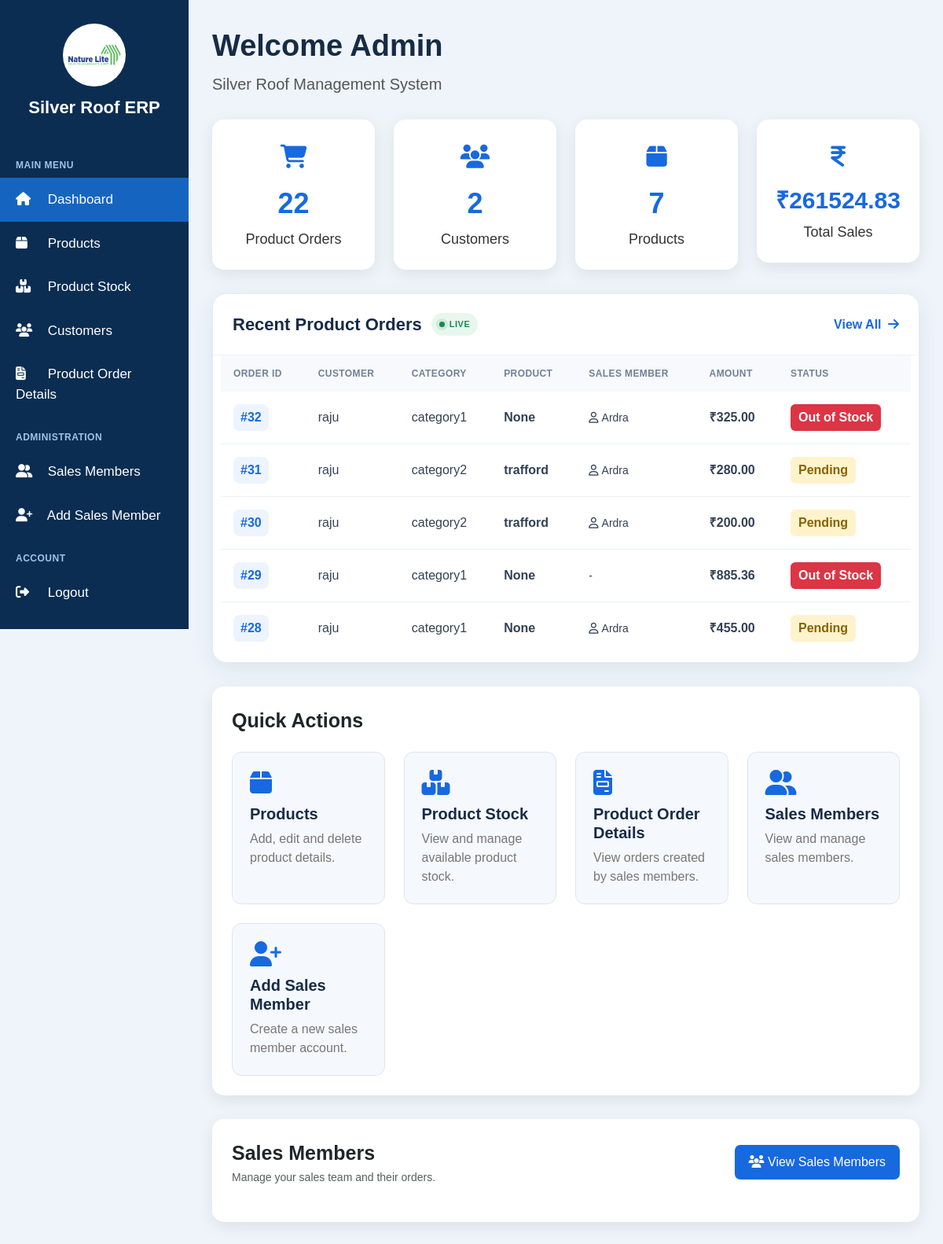
/dashboard/admin/ (signed in), run on an earlier commit of the app's database.
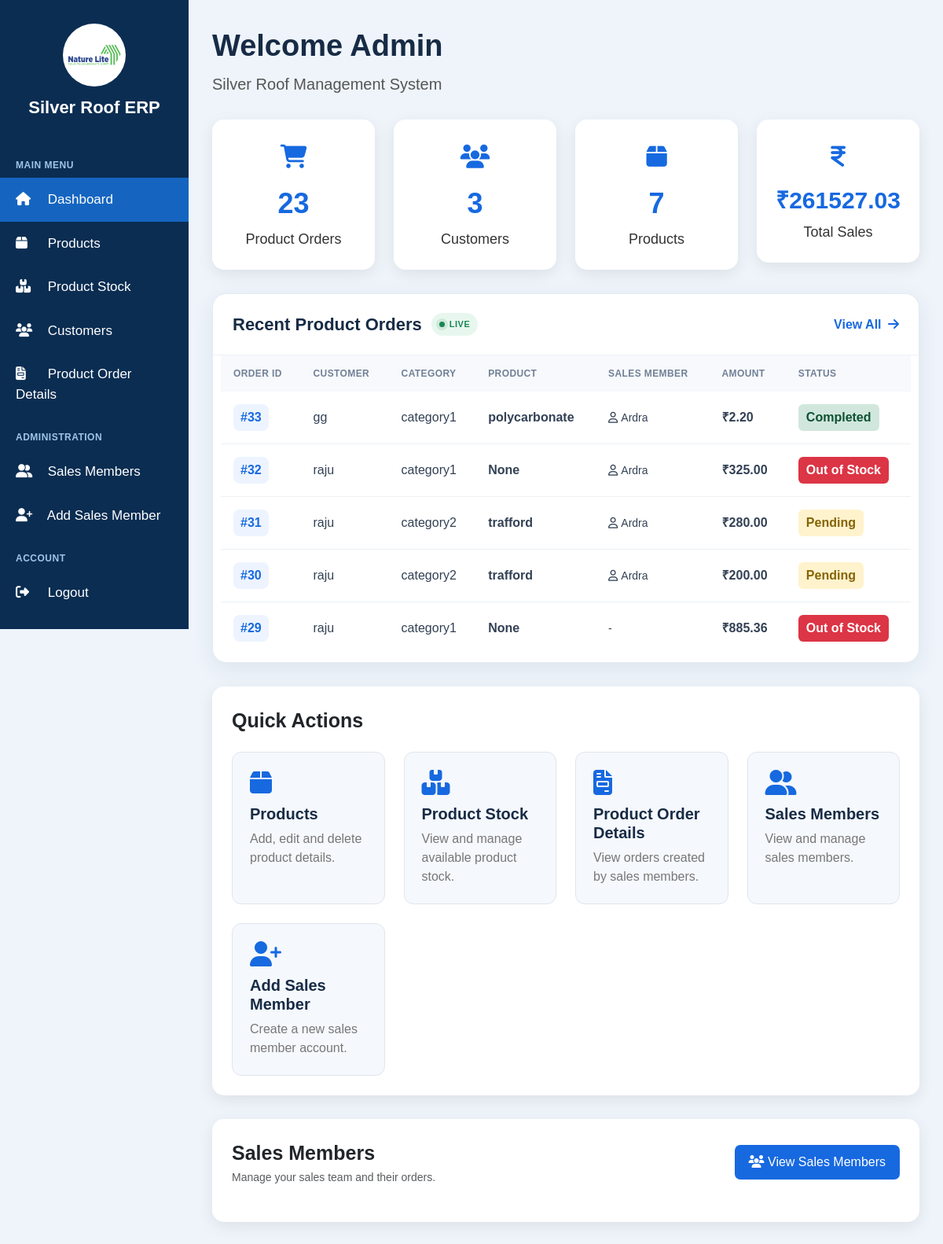
And on a later commit of the database.
### orders/models.py (models this page shows, shortened)
class Order(models.Model):
    STATUS_CHOICES = [
        ("Pending", "Pending"),
        ("Approved", "Approved"),
        ("Completed", "Completed"),
        ("Cancelled", "Cancelled"),
        ("Out of Stock", "Out of Stock"),
    ]
    LOADING_CHOICES = [
        ("G-1", "G-1"),
        ("WS", "WS"),
        ("PVR", "PVR"),
        ("G-2", "G-2"),
    ]
    DISPATCH_STATUS_CHOICES = [
        ("Not Dispatched", "Not Dispatched"),
        ("Dispatched", "Dispatched"),
    ]
    LOCATION_CHOICES = [
        ("ERNAKULAM-GOSHREE ROUTE", "ERNAKULAM-GOSHREE ROUTE"),
        ("ERNAKULAM-EDAPPALLY-ROUTE", "ERNAKULAM-EDAPPALLY-ROUTE"),
        ("PALAKKAD-ROUTE", "PALAKKAD-ROUTE"),
        ("WAYANAD-ROUTE", "WAYANAD-ROUTE"),
        ("CALICUT-ROUTE", "CALICUT-ROUTE"),
        ("NILABUR-MANCHERY-ROUTE", "NILABUR-MANCHERY-ROUTE"),
        ("NILABUR-PERINTHALMANNA-ROUTE", "NILABUR-PERINTHALMANNA-ROUTE"),
    ]
    sales_member = models.ForeignKey(
        User,
        on_delete=models.SET_NULL,
        null=True,
        blank=True,
        related_name="sales_orders",
    )
    customer_name = models.CharField(
        max_length=150,
    )
    phone = models.CharField(
        max_length=10,
        blank=True,
    )
    company_name = models.CharField(
        max_length=150,
        blank=True,
    )
    location = models.CharField(
        max_length=50,
        choices=LOCATION_CHOICES,
        blank=True,
    )
    address = models.TextField(
        blank=True,
    )
    product = models.ForeignKey(
        Product,
        on_delete=models.SET_NULL,
        null=True,
        blank=True,
        related_name="orders",
    )
    category = models.ForeignKey(
        Category,
        on_delete=models.PROTECT,
        related_name="orders",
        null=True,
        blank=True,
    )
    subcategory = models.ForeignKey(
        SubCategory,
        on_delete=models.SET_NULL,
        null=True,
        blank=True,
        related_name="orders",
    )
    subcategory_text = models.CharField(
        max_length=150,
        blank=True,
        null=True,
    )
    brand = models.ForeignKey(
        Brand,
        on_delete=models.SET_NULL,
        null=True,
        blank=True,
        related_name="orders",
    )
    thickness = models.ForeignKey(
        Thickness,
        on_delete=models.SET_NULL,
        null=True,
        blank=True,
        related_name="orders",
    )
    colour = models.ForeignKey(
        Colour,
        on_delete=models.SET_NULL,
        null=True,
        blank=True,
        related_name="orders",
    )
    colour_text = models.CharField(
        max_length=100,
        blank=True,
        null=True,
    )
    design = models.ForeignKey(
        Design,
        on_delete=models.SET_NULL,
        null=True,
        blank=True,
        related_name="orders",
    )
    design_text = models.CharField(
        max_length=100,
        blank=True,
        null=True,
    )
    core_number = models.CharField(
        max_length=100,
        blank=True,
    )
    size_text = models.CharField(
        max_length=100,
        blank=True,
        null=True,
    )
    width_ft = models.DecimalField(
        max_digits=10,
        decimal_places=2,
        null=True,
        blank=True,
    )
    width_meter = models.DecimalField(
        max_digits=10,
        decimal_places=4,
        null=True,
        blank=True,
    )
    length_ft = models.DecimalField(
        max_digits=10,
        decimal_places=2,
        default=0,
    )
    sheets = models.PositiveIntegerField(
        default=0,
    )
    sq_mtr = models.DecimalField(
        max_digits=12,
        decimal_places=2,
        default=0,
        null=True,
        blank=True,
    )
    sqm_price = models.DecimalField(
        max_digits=12,
        decimal_places=2,
        default=0,
        null=True,
        blank=True,
    )
    rate = models.DecimalField(
        max_digits=12,
        decimal_places=2,
        default=0,
    )
    amount = models.DecimalField(
        max_digits=14,
        decimal_places=2,
        default=0,
    )
    loading_from = models.CharField(
        max_length=50,
        choices=LOADING_CHOICES,
        blank=True,
    )
    order_taken_by = models.ForeignKey(
        User,
        on_delete=models.SET_NULL,
        null=True,
        blank=True,
        related_name="taken_orders",
    )
    remarks = models.TextField(
        blank=True,
        null=True,
    )
    status = models.CharField(
        max_length=20,
        choices=STATUS_CHOICES,
        default="Pending1",
    )
    dispatch_status = models.CharField(
        max_length=20,
        choices=DISPATCH_STATUS_CHOICES,
        default="Not Dispatched",
    )
    dispatch_date = models.DateField(
        null=True,
        blank=True,
    )
    dispatched_by = models.ForeignKey(
        User,
        on_delete=models.SET_NULL,
        null=True,
        blank=True,
        related_name="dispatched_orders",
    )
    created_at = models.DateTimeField(
        auto_now_add=True,
    )
    updated_at = models.DateTimeField(
        auto_now=True,
    )

### products/models.py (models this page shows, shortened)
class Category(models.Model):
    name = models.CharField(
        max_length=100
    )

class Product(models.Model):
    category = models.ForeignKey(
        Category,
        on_delete=models.CASCADE,
        related_name="products"
    )
    product_name = models.CharField(
        max_length=150,
        blank=True,
        null=True
    )
    subcategory = models.ForeignKey(
        SubCategory,
        on_delete=models.SET_NULL,
        related_name="products",
        blank=True,
        null=True
    )
    subcategory_text = models.CharField(
        max_length=100,
        blank=True,
        null=True
    )
    width = models.CharField(
        max_length=100,
        blank=True,
        null=True
    )
    brand = models.ForeignKey(
        Brand,
        on_delete=models.SET_NULL,
        related_name="products",
        blank=True,
        null=True
    )
    thickness = models.ForeignKey(
        Thickness,
        on_delete=models.SET_NULL,
        related_name="products",
        blank=True,
        null=True
    )
    colour = models.ForeignKey(
        Colour,
        on_delete=models.SET_NULL,
        related_name="products",
        blank=True,
        null=True
    )
    design = models.ForeignKey(
        Design,
        on_delete=models.SET_NULL,
        related_name="products",
        blank=True,
        null=True
    )
    width_ft = models.DecimalField(
        max_digits=8,
        decimal_places=2,
        default=0,
        blank=True,
        null=True
    )
    core_number = models.CharField(
        max_length=100,
        blank=True,
        null=True
    )
    sqt_rate = models.DecimalField(
        max_digits=10,
        decimal_places=2,
        default=0,
        blank=True,
        null=True
    )
    size = models.CharField(
        max_length=100,
        blank=True,
        null=True
    )
    nos = models.PositiveIntegerField(
        blank=True,
        null=True,
        default=0
    )

### main_dashboard/views.py (the view)
@login_required
@user_passes_test(is_admin)
def admin_dashboard(request):
    total_sales = (
        Order.objects.aggregate(
            total=Sum("amount")
        )["total"] or 0
    )
    sales_members = User.objects.none()
    try:
        sales_group = Group.objects.get(name="Sales")
        sales_members = User.objects.filter(
            groups=sales_group,
            is_superuser=False,
            is_active=True
        )
    except Group.DoesNotExist:
        pass
    context = {
        "products": Product.objects.count(),
        "customers": Customer.objects.count(),
        "orders": Order.objects.count(),
        "sales_members": sales_members.count(),
        "recent_orders": Order.objects.order_by("-id")[:5],
        "total_sales": total_sales,
    }
    return render(
        request,
        "dashboard/admin_dashboard.html",
        context
    )

### main_dashboard/views.py (called while the page is built)
def is_admin(user):
    return user.is_authenticated and user.is_superuser

### templates/dashboard/admin_dashboard.html (shortened to what the changed rows need)
{% load static %}
<!DOCTYPE html>
<html lang="en">
<head>
    <link
        href="https://cdn.jsdelivr.net/npm/bootstrap@5.3.3/dist/css/bootstrap.min.css"
        rel="stylesheet"
    >
    <link
        rel="stylesheet"
        href="https://cdnjs.cloudflare.com/ajax/libs/font-awesome/6.5.2/css/all.min.css"
    >
</head>
<body>
<div class="main-content">
    <div class="row g-4">
        <div class="col-lg-3 col-md-6">
            <div class="summary-card">
                <div class="summary-icon">
                    <i class="fa-solid fa-cart-shopping"></i>
                </div>
                <div class="summary-number">
                    {{ orders }}
                </div>
                <div class="summary-label">
                    Product Orders
                </div>
            </div>
        </div>
        <div class="col-lg-3 col-md-6">
            <div class="summary-card">
                <div class="summary-icon">
                    <i class="fa-solid fa-users"></i>
                </div>
                <div class="summary-number">
                    {{ customers }}
                </div>
                <div class="summary-label">
                    Customers
                </div>
            </div>
        </div>
        <div class="col-lg-3 col-md-6">
            <div class="summary-card">
                <div class="summary-icon">
                    <i class="fa-solid fa-indian-rupee-sign"></i>
                </div>
                <div class="summary-number sales-number">
                    ₹{{ total_sales|floatformat:2 }}
                </div>
                <div class="summary-label">
                    Total Sales
                </div>
            </div>
        </div>
    </div>
    <div class="orders-card">
        <div class="table-responsive orders-table-wrap">
            <table class="orders-table">
                <thead>
                    <tr>
                        <th>Order ID</th>
                        <th>Customer</th>
                        <th>Category</th>
                        <th>Product</th>
                        <th>Sales Member</th>
                        <th>Amount</th>
                        <th>Status</th>
                    </tr>
                </thead>
                <tbody>
                    {% for order in recent_orders %}
                    <tr>
                        <td><span class="order-id">#{{ order.id }}</span></td>
                        <td>{{ order.customer_name }}</td>
                        <td>
                            {% if order.category %}
                                {{ order.category.name }}
                            {% else %}
                                -
                            {% endif %}
                        </td>
                        <td class="product-name">
                            {% if order.product %}
                                {{ order.product.product_name }}
                            {% else %}
                                -
                            {% endif %}
                        </td>
                        <td class="member-name">
                            {% if order.sales_member %}
                                <i class="fa-regular fa-user me-1"></i>{{ order.sales_member.username }}
                            {% else %}
                                -
                            {% endif %}
                        </td>
                        <td class="amount">₹{{ order.amount|floatformat:2 }}</td>
                        <td>
                            {% if order.status == "Completed" %}
                                <span class="status status-completed">{{ order.status }}</span>
                            {% elif order.status == "Pending" %}
                                <span class="status status-pending">{{ order.status }}</span>
                            {% elif order.status == "Cancelled" %}
                                <span class="status status-cancelled">{{ order.status }}</span>
                            {% elif order.status == "Out of Stock" %}
                                <span class="status status-out">{{ order.status }}</span>
                            {% else %}
                                <span class="status status-pending">{{ order.status }}</span>
                            {% endif %}
                        </td>
                    </tr>
                    {% endfor %}
                </tbody>
            </table>
        </div>
    </div>
</div>
</body>
</html>

What changed in the data, as far as the page shows it:
no longer on this page (row unchanged): Order: id "28", customer_name "raju", category.name "category1", product.product_name "None", sales_member.username "Ardra", amount "455.00", status "Pending"
added Order: id "33", customer_name "gg", category.name "category1", product.product_name "polycarbonate", sales_member.username "Ardra", amount "2.20", status "Completed"
Also different on the page:
{{ orders }}: "22" → "23"
{{ customers }}: "2" → "3"
{{ total_sales|floatformat:2 }}: "261524.83" → "261527.03"
